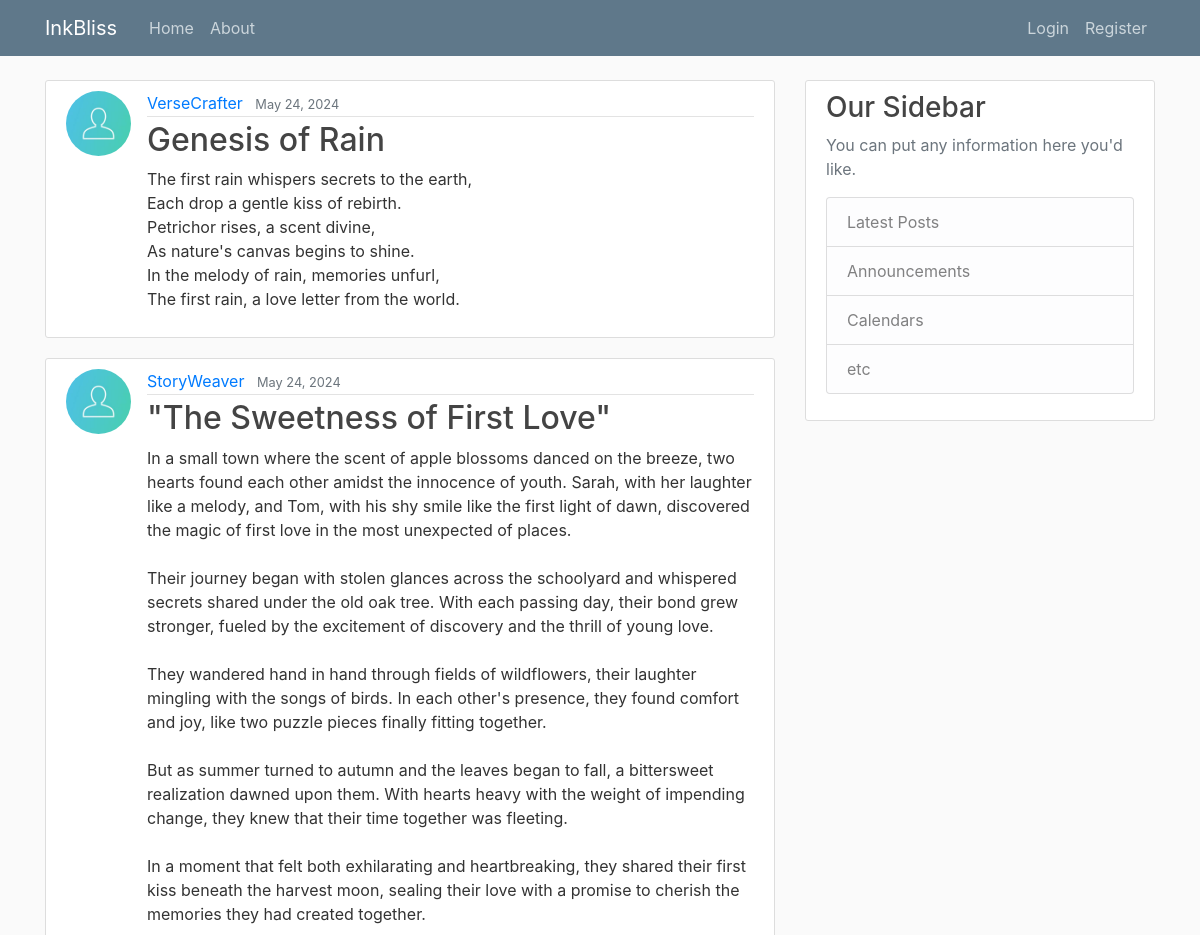
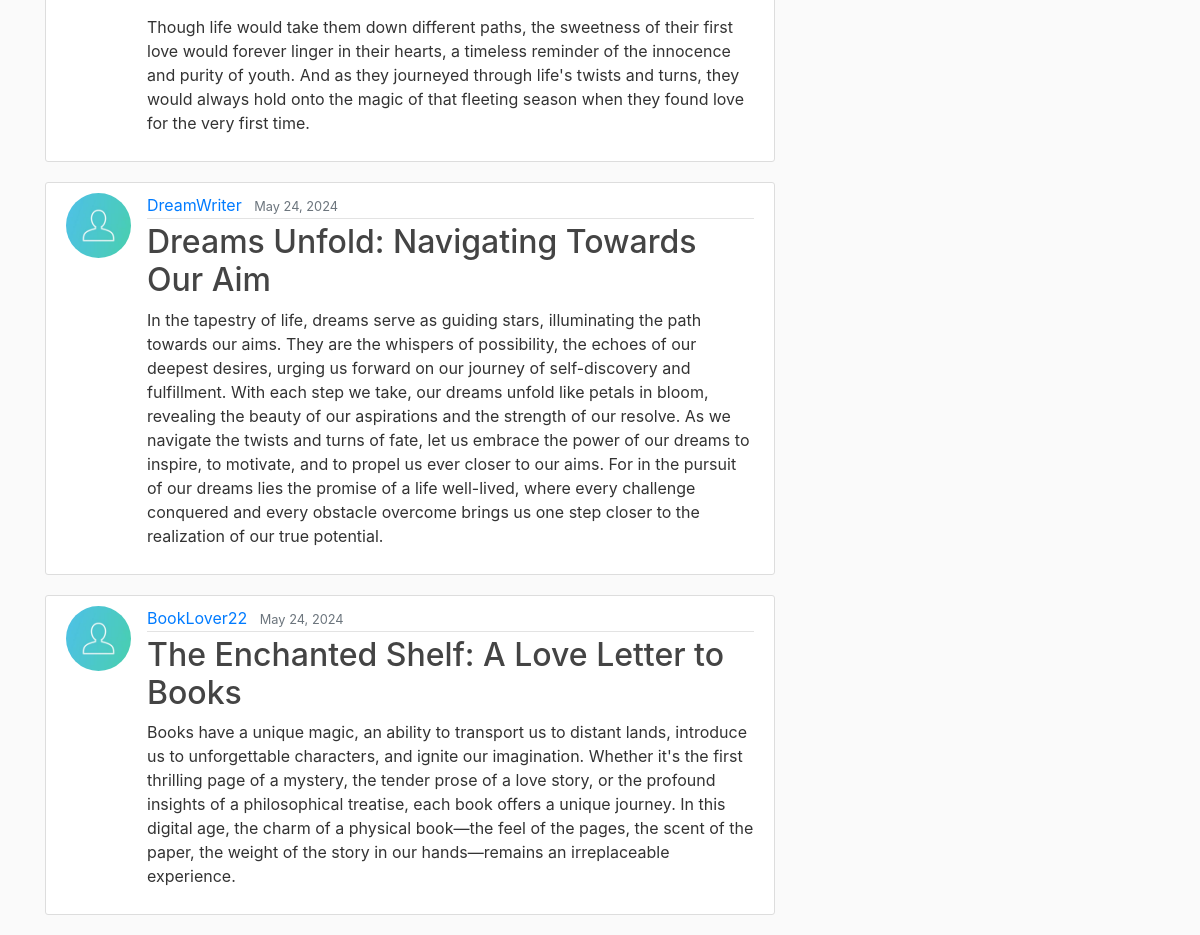
The page / on the database its author committed (2 pictures, top to bottom).
### blog/models.py (models this page shows, shortened)
class Post(models.Model):
    title=models.CharField(max_length=100)
    content=models.TextField()
    date=models.DateTimeField(default=timezone.now) #auto_now_add=True
    author=models.ForeignKey(User, on_delete=models.CASCADE)

### users/models.py (models this page shows, shortened)
class Profile(models.Model):
    user=models.OneToOneField(User, on_delete=models.CASCADE)
    image=models.ImageField(default='default.jpg',upload_to='profile_pics')

### blog/views.py (the view)
# urls.py: path('', PostListView.as_view() , name="blog-home"),
class PostListView(ListView):
    model=Post
    template_name='blog/home.html'
    context_object_name= 'posts'
    ordering=['-date']

### blog/templates/blog/home.html
{% extends "blog/base.html" %}
{% block content %}
   {%for post in posts%}
       <article class="media content-section">
        <img class="rounded-circle article-img " src="{{ post.author.profile.image.url }}">
        <div class="media-body">
          <div class="article-metadata">
            <a class="mr-2"  href="#">{{ post.author }}</a>
            <small class="text-muted">{{ post.date|date:"F d, Y"}}</small>
          </div>
          <h2><a class="article-title" href="{% url 'post-details' post.id %}">{{ post.title }}</a></h2>
          <p class="article-content">{{ post.content }}</p>
        </div>
      </article>
   {%endfor%}
{% endblock content %}

### blog/templates/blog/base.html (shortened to what this page needs)
{%load static%}
<!DOCTYPE html>
<html lang="en">
<head>
    <link rel="stylesheet" href="https://cdn.jsdelivr.net/npm/bootstrap@4.0.0/dist/css/bootstrap.min.css">
    <link rel="stylesheet" type="text/css" href="{%static 'blog/main.css' %}">
</head>
<body>
    <header class="site-header">
        <nav class="navbar navbar-expand-md navbar-dark bg-steel fixed-top">
          <div class="container">
            <a class="navbar-brand mr-4" href="{% url 'blog-home' %}"> InkBliss</a>
            <div class="collapse navbar-collapse" id="navbarToggle">
              <div class="navbar-nav mr-auto">
                <a class="nav-item nav-link" href="{% url 'blog-home' %}">Home</a>
                <a class="nav-item nav-link" href="{% url 'blog-about' %}">About</a>
              </div>
              <div class="navbar-nav">
                {% if user.is_authenticated %}
                <a class="nav-item nav-link" href="{% url 'post-create' %}">New Post</a>
                <a class="nav-item nav-link" href="{% url 'profile' %}">Profile</a>
                <a class="nav-item nav-link" href="{% url 'logout' %}" method = 'post' >Logout</a>
                {% else %}
                  <a class="nav-item nav-link" href="{% url 'login' %}">Login</a>
                  <a class="nav-item nav-link" href="{% url 'register' %}">Register</a>
                {% endif %}
              </div>
            </div>
          </div>
        </nav>
      </header>
      <main role="main" class="container">
        <div class="row">
          <div class="col-md-8">
            {% block content %}{% endblock %}
          </div>
          <div class="col-md-4">
            <div class="content-section">
              <h3>Our Sidebar</h3>
              <p class='text-muted'>You can put any information here you'd like.
                <ul class="list-group">
                  <li class="list-group-item list-group-item-light">Latest Posts</li>
                  <li class="list-group-item list-group-item-light">Announcements</li>
                  <li class="list-group-item list-group-item-light">Calendars</li>
                  <li class="list-group-item list-group-item-light">etc</li>
                </ul>
              </p>
            </div>
          </div>
        </div>
      </main>
</body>
</html>

### blog/static/blog/main.css (style rules this page uses)
body { background: #fafafa; color: #333333; margin-top: 5rem; }
h1, h2, h3, h4, h5, h6 { color: #444444; }
ul { margin: 0; }
.bg-steel { background-color: #5f788a; }
.site-header .navbar-nav .nav-link { color: #cbd5db; }
.content-section { background: #ffffff; padding: 10px 20px; border: 1px solid #dddddd; border-radius: 3px; margin-bottom: 20px; }
.article-title { color: #444444; }
.article-content { white-space: pre-line; }
.article-img { height: 65px; width: 65px; margin-right: 16px; }
.article-metadata { padding-bottom: 1px; margin-bottom: 4px; border-bottom: 1px solid #e3e3e3 }

### rows shown on the page
Post: author.profile.image (placeholder picture), author "VerseCrafter", date "May 24, 2024", title "Genesis of Rain", content "The first rain whispers secrets to the earth, Each drop a gentle kiss of rebirth. Petrichor rises, a scent divine, As nature's canvas begins to shine. In the melody of rain, memories unfurl, The first rain, a love letter from the world."
Post: author.profile.image (placeholder picture), author "StoryWeaver", date "May 24, 2024", title "\"The Sweetness of First Love\"", content "In a small town where the scent of apple blossoms danced on the breeze, two hearts found each other amidst the innocence of youth. Sarah, with her laughter like a melody, and Tom, with his shy smile like the first light of dawn, discovered the magic of first love in the most unexpected of places. Their journey began with stolen glances across the schoolyard and whispered secrets shared under the old oak tree. With each passing day, their bond grew stronger, fueled by the excitement of discovery and the thrill of young love. They wandered hand in hand through fields of wildflowers, their laughter mingling with the songs of birds. In each other's presence, they found comfort and joy, like two…"
Post: author.profile.image (placeholder picture), author "DreamWriter", date "May 24, 2024", title "Dreams Unfold: Navigating Towards Our Aim", content "In the tapestry of life, dreams serve as guiding stars, illuminating the path towards our aims. They are the whispers of possibility, the echoes of our deepest desires, urging us forward on our journey of self-discovery and fulfillment. With each step we take, our dreams unfold like petals in bloom, revealing the beauty of our aspirations and the strength of our resolve. As we navigate the twists and turns of fate, let us embrace the power of our dreams to inspire, to motivate, and to propel us ever closer to our aims. For in the pursuit of our dreams lies the promise of a life well-lived, where every challenge conquered and every obstacle overcome brings us one step closer to the…"
Post: author.profile.image (placeholder picture), author "BookLover22", date "May 24, 2024", title "The Enchanted Shelf: A Love Letter to Books", content "Books have a unique magic, an ability to transport us to distant lands, introduce us to unforgettable characters, and ignite our imagination. Whether it's the first thrilling page of a mystery, the tender prose of a love story, or the profound insights of a philosophical treatise, each book offers a unique journey. In this digital age, the charm of a physical book—the feel of the pages, the scent of the paper, the weight of the story in our hands—remains an irreplaceable experience."
